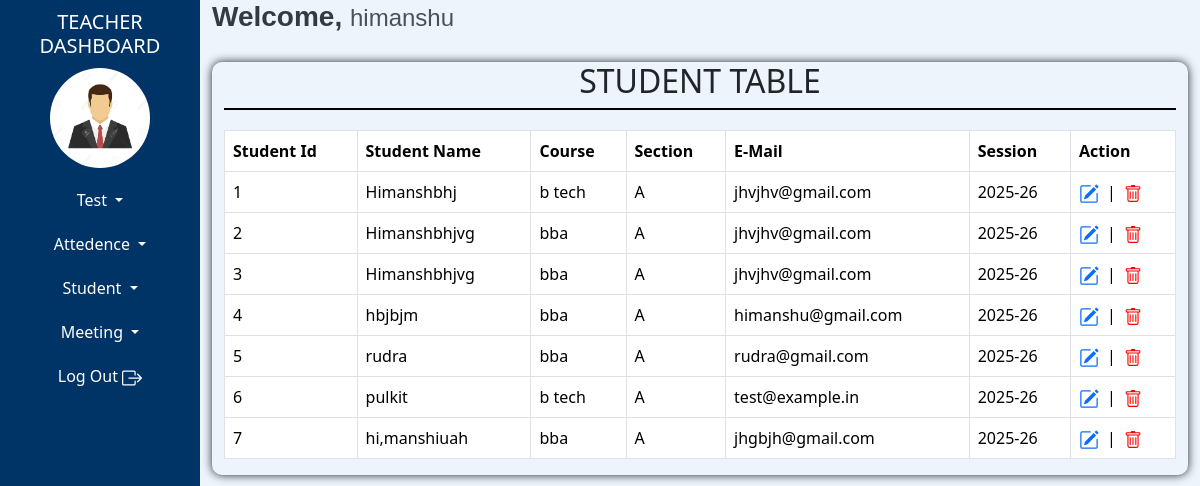
Page /teacher/student-table.php (signed in) on the committed database.
### tables this page shows
CREATE TABLE `tblteacher` (
  `teacherId` int(10) NOT NULL AUTO_INCREMENT,
  `teacherName` varchar(150) NOT NULL,
  `teacherEmail` varchar(150) NOT NULL,
  `teacherPhone` varchar(15) NOT NULL,
  `teacherGender` int(1) NOT NULL,
  `teacherPassword` varchar(100) NOT NULL,
  `subjectId` int(10) NOT NULL,
  `joiningDate` date NOT NULL,
  `addedIpAddress` text NOT NULL,
  `addedDateTime` datetime NOT NULL,
  `updatedIpAddress` text NOT NULL,
  `updatedDateTime` datetime NOT NULL,
  PRIMARY KEY (`teacherId`)
);

CREATE TABLE `tblstudent` (
  `studentId` int(100) NOT NULL AUTO_INCREMENT,
  `studentName` varchar(100) NOT NULL,
  `dob` date NOT NULL,
  `courseId` int(100) NOT NULL,
  `academicYearId` int(10) NOT NULL,
  `sessionId` int(100) NOT NULL,
  `studentNumber` varchar(15) NOT NULL,
  `studentGender` int(100) NOT NULL,
  `studentEmail` varchar(100) NOT NULL,
  `studentPassword` varchar(100) NOT NULL,
  `fatherName` varchar(100) NOT NULL,
  `motherName` varchar(100) NOT NULL,
  `parentNumber` varchar(15) NOT NULL,
  `parentEmail` varchar(100) NOT NULL,
  `dateOfRegistration` datetime(6) NOT NULL,
  `address` varchar(100) NOT NULL,
  `studentImage` varchar(300) DEFAULT NULL,
  `addedIpAddress` text NOT NULL,
  `addedDateTime` datetime(6) NOT NULL,
  `updatedIpAddress` text NOT NULL,
  `updatedDateTime` datetime NOT NULL,
  `section` varchar(10) NOT NULL DEFAULT 'A',
  PRIMARY KEY (`studentId`)
);

CREATE TABLE `tblcourse` (
  `courseId` int(10) NOT NULL AUTO_INCREMENT,
  `courseName` varchar(100) NOT NULL,
  `courseDuration` varchar(10) NOT NULL,
  `sessionId` int(10) NOT NULL,
  PRIMARY KEY (`courseId`)
);

CREATE TABLE `tblsession` (
  `sessionId` int(10) NOT NULL AUTO_INCREMENT,
  `sessionName` varchar(15) NOT NULL,
  `addedIpAddress` varchar(100) NOT NULL,
  `addedDateTime` datetime NOT NULL,
  `updatedIpAddress` varchar(100) NOT NULL,
  `updatedDateTime` datetime NOT NULL,
  `status` int(2) NOT NULL,
  PRIMARY KEY (`sessionId`)
);

### teacher/fun-specialchar.php (called while the page is built)
<?php
function textSafe($text)
{
    return htmlspecialchars($text, ENT_QUOTES, 'UTF-8');
}
?>

### teacher/student-table.php (the view, shortened to what this page needs)
<?php
include "teacher-dashboard-top.php";
include "teacher-dashboard-content.php";
include "fun-specialchar.php";
$query="SELECT * FROM tblstudent";
$stmt=$conn->prepare($query);
$stmt->execute();
?>
<!doctype html>
<html lang="en">
  <head>
    <link href="https://cdn.jsdelivr.net/npm/bootstrap@5.3.3/dist/css/bootstrap.min.css" rel="stylesheet">
  </head>
<body>
<div class="container-fluid">
    <div class="row">
        <div class="tbl-content">
            <div class="tbl-heading">
            <h2>STUDENT TABLE</h2>
            </div>
            <table class="table table-hover table-bordered">
              <thead>
                <tr>
                  <th scope="col">Student Id</th>
                  <th scope="col">Student Name</th>
                  <th scope="col">Course</th>
                  <th scope="col">Section</th>
                  <th scope="col">E-Mail</th>
                  <th scope="col">Session</th>
                  <th scope="col">Action</th>
                </tr>
              </thead>
              <tbody>
                <?php
                    while($result=$stmt->fetch())
                    {
                ?>
                    <tr>
                    <td><?php echo $result['studentId']; ?></td>
                      <td><?php echo textSafe($result['studentName']); ?></td>
                      <td>
                          <?php
                             $courseId=$result['courseId'];
                             $stmt2=$conn->prepare("SELECT * FROM tblcourse where courseId=:courseId");
                             $stmt2->bindParam(":courseId",$courseId);
                             $stmt2->execute();
                             $row=$stmt2->fetch();
                             echo $row["courseName"];
                          ?>
                      </td>
                      <td><?php echo $result['section']; ?></td>
                      <td><?php echo textSafe($result['studentEmail']); ?></td>
                    <td>
                        <?php
                            $sessionId = $result['sessionId'];
                            $sessionstmt=$conn->prepare("SELECT * FROM tblsession WHERE sessionId = :sessionId");
                            $sessionstmt->bindParam(":sessionId",$sessionId);
                            $sessionstmt->execute();
                            $session = $sessionstmt->fetch();
                            echo $session['sessionName'];
                        ?>
                    </td>
                    <td>
                        <div style="display: flex; align-items: center; gap: 8px;">
                            <a href="manage-student.php?studentId=<?php echo $result['studentId']; ?>">
                            </a>
                            <span>|</span>
                            <a href="delete-student.php?studentId=<?php echo $result['studentId']; ?>" style="color: red; text-decoration: none;">
                            </a>
                        </div>
                    </td>
                </tr>
                <?php
                }
                ?>
              </tbody>
            </table>
        </div>
    </div>
</div>
</body>
</div>
</div>
<?php
    include "teacher-dashboard-footer.php";
?>

### teacher/teacher-dashboard-content.php (shortened to what this page needs)
<link href="https://cdn.jsdelivr.net/npm/bootstrap@5.3.3/dist/css/bootstrap.min.css" rel="stylesheet">
  </head>
  <body>
    <div class="container-fluid">
        <div class="row">
            <div class="col-md-2  left-side">
                <div class="heading">
                    <h5>TEACHER DASHBOARD</h5>
                </div>
                <div class="image">
                    <a href="teacher-dashboard.php">
                    <?php
                        $query = "select * from tblteacher where teacherId=:teacherId";
                        $stmt=$conn->prepare($query);
                        $stmt->bindParam(":teacherId",$teacherId);
                        $stmt->execute();
                        $result = $stmt->fetch();
                        if (!empty($result['picture']))
                        {
                        	echo '<img src="'.$result['picture'].'" style=" height: 100px;" />';
                        }
                        else
                        {
                        	if ($result['teacherGender'] == '1')
                        	{
                        		echo '<img src="images/male-logo.jpg" alt="Male" style="height: 100px; width: 100px;" />';
                        	}
                        	elseif ($result['teacherGender'] == '2')
                        	{
                        		echo '<img src="images/female-logo.jpg" alt="Female" style="height: 100px; width: 100px;" />';
                        	}
                        }
                    ?>
                    </a>
                </div>
                <div class="buttons">
                    <div class="dropdown ">
                      <button class="btn dropdown-toggle w-100 nav-link left-btn" type="button" data-bs-toggle="dropdown" aria-expanded="false">
                        Test
                      </button>
                    </div>
                    <div class="dropdown ">
                      <button class="btn dropdown-toggle w-100 nav-link left-btn" type="button" data-bs-toggle="dropdown" aria-expanded="false">
                        Attedence
                      </button>
                    </div>
                    <div class="dropdown ">
                      <button class="btn dropdown-toggle w-100 nav-link left-btn" type="button" data-bs-toggle="dropdown" aria-expanded="false">
                        Student
                      </button>
                    </div>
                    <button class="btn dropdown-toggle w-100 nav-link left-btn" type="button" data-bs-toggle="dropdown" aria-expanded="false">
                      Meeting
                    </button>
                    <a href="logout-teacher.php" class="btn left-btn w-100 nav-link">
                        Log Out
                    </a>
                </div>
            </div>
            <div class="col-md-10 col-sm-10 right-side">
                <div>
                    <h3 class="welcome-text">Welcome, <span class="admin-name"><?php echo $result['teacherName']; ?></span></h3>
                </div>

### teacher/teacher-dashboard-content.php (style rules this page uses)
.left-side { background-color:#003366; color:white; height:200vh; }
.heading { text-align:center; margin:10px auto; }
.image { display:flex; justify-content:center; }
.image img { border-radius:60px; }
.left-btn { color:white; transition: background-color 0.3s ease; margin-top:20px; }
.right-side { background-color:#edf4fb; }
.welcome-text { font-family: 'Poppins', sans-serif; font-size: 28px; font-weight: 600; color: #343a40; }
.admin-name { font-family: 'Montserrat', sans-serif; font-size: 24px; font-weight: 400; color: #495057; }

### teacher/student-table.php (style rules this page uses)
.tbl-heading { text-align:center; border-bottom:2px solid black; margin-bottom:20px; }
.tbl-content { box-shadow:0 0 10px; margin-top:20px; border-radius:10px; }

### rows in the picture
tblteacher: teacherName "himanshu"
tblstudent: studentId "1", studentName "Himanshbhj", courseId.courseName "b tech", section "A", studentEmail "jhvjhv@gmail.com", sessionId.sessionName "2025-26"
tblstudent: studentId "2", studentName "Himanshbhjvg", courseId.courseName "bba", section "A", studentEmail "jhvjhv@gmail.com", sessionId.sessionName "2025-26"
tblstudent: studentId "3", studentName "Himanshbhjvg", courseId.courseName "bba", section "A", studentEmail "jhvjhv@gmail.com", sessionId.sessionName "2025-26"
tblstudent: studentId "4", studentName "hbjbjm", courseId.courseName "bba", section "A", studentEmail "himanshu@gmail.com", sessionId.sessionName "2025-26"
tblstudent: studentId "5", studentName "rudra", courseId.courseName "bba", section "A", studentEmail "rudra@gmail.com", sessionId.sessionName "2025-26"
tblstudent: studentId "6", studentName "pulkit", courseId.courseName "b tech", section "A", studentEmail "test@example.in", sessionId.sessionName "2025-26"
tblstudent: studentId "7", studentName "hi,manshiuah", courseId.courseName "bba", section "A", studentEmail "jhgbjh@gmail.com", sessionId.sessionName "2025-26"
